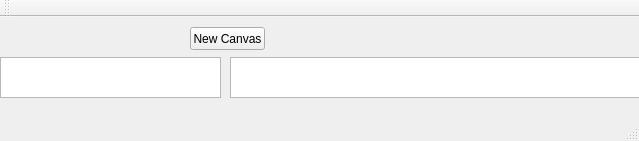
<?xml version="1.0" encoding="UTF-8"?>
<ui version="4.0">
 <class>MainWindow</class>
 <widget class="QMainWindow" name="MainWindow">
  <property name="enabled">
   <bool>true</bool>
  </property>
  <property name="geometry">
   <rect>
    <x>0</x>
    <y>0</y>
    <width>639</width>
    <height>141</height>
   </rect>
  </property>
  <property name="windowTitle">
   <string>MainWindow</string>
  </property>
  <widget class="QWidget" name="centralWidget">
   <widget class="QTextEdit" name="textEdit">
    <property name="geometry">
     <rect>
      <x>0</x>
      <y>40</y>
      <width>221</width>
      <height>41</height>
     </rect>
    </property>
   </widget>
   <widget class="QTextEdit" name="textEdit2">
    <property name="geometry">
     <rect>
      <x>230</x>
      <y>40</y>
      <width>421</width>
      <height>41</height>
     </rect>
    </property>
   </widget>
   <widget class="QPushButton" name="pushButton">
    <property name="geometry">
     <rect>
      <x>190</x>
      <y>10</y>
      <width>75</width>
      <height>23</height>
     </rect>
    </property>
    <property name="text">
     <string>New Canvas</string>
    </property>
   </widget>
  </widget>
  <widget class="QMenuBar" name="menuBar">
   <property name="geometry">
    <rect>
     <x>0</x>
     <y>0</y>
     <width>639</width>
     <height>23</height>
    </rect>
   </property>
  </widget>
  <widget class="QToolBar" name="mainToolBar">
   <attribute name="toolBarArea">
    <enum>TopToolBarArea</enum>
   </attribute>
   <attribute name="toolBarBreak">
    <bool>false</bool>
   </attribute>
  </widget>
  <widget class="QStatusBar" name="statusBar"/>
 </widget>
 <layoutdefault spacing="6" margin="11"/>
 <resources/>
 <connections/>
</ui>
